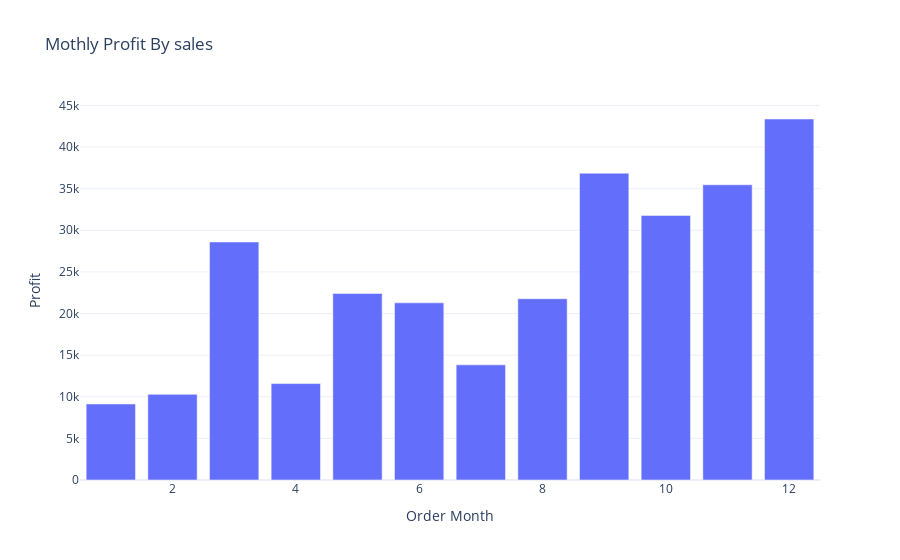

Source (notebook cell):
### Code cell
# bar graph 
fig=px.bar(monthly_profit,
          x="Order Month",y="Profit",
          title="Mothly Profit By sales")
fig.show()

### Figure 1 — Plotly figure (JSON) as saved in the notebook; plotly's stock layout.template omitted (floating-point values rounded to 4 significant figures)
{"data": [{"hovertemplate": "Order Month=%{x}<br>Profit=%{y}<extra></extra>", "legendgroup": "", "marker": {"color": "#636efa", "pattern": {"shape": ""}}, "name": "", "orientation": "v", "showlegend": false, "textposition": "auto", "type": "bar", "x": [1, 2, 3, 4, 5, 6, 7, 8, 9, 10, 11, 12], "xaxis": "x", "y": [9134.0, 10290.0, 28590.0, 11590.0, 22410.0, 21290.0, 13830.0, 21780.0, 36860.0, 31780.0, 35470.0, 43370.0], "yaxis": "y"}], "layout": {"barmode": "relative", "legend": {"tracegroupgap": 0}, "title": {"text": "Mothly Profit By sales"}, "xaxis": {"anchor": "y", "domain": [0, 1], "title": {"text": "Order Month"}}, "yaxis": {"anchor": "x", "domain": [0, 1], "title": {"text": "Profit"}}}}
